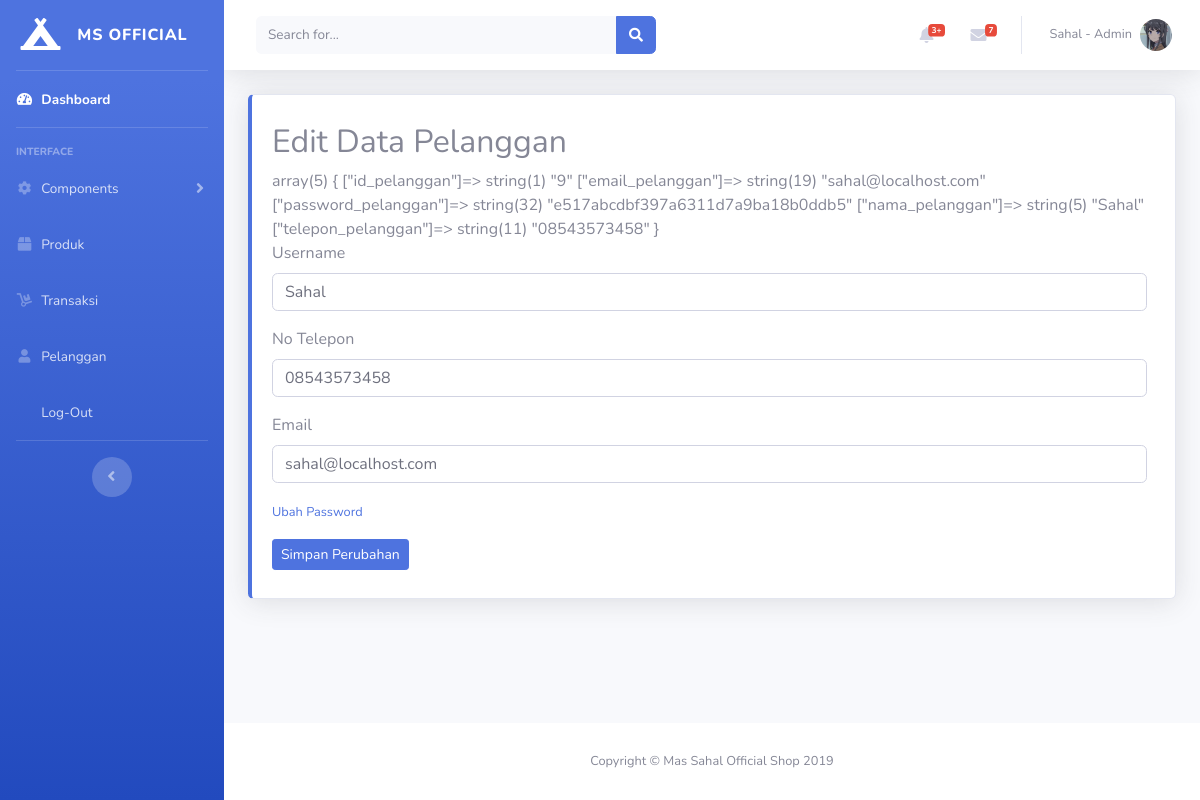
The page /admin/index.php?halaman=edit_pelanggan&id=9 (signed in) on the database its author committed.
### tables this page shows
CREATE TABLE `pelanggan` (
  `id_pelanggan` int(11) NOT NULL,
  `email_pelanggan` varchar(100) NOT NULL,
  `password_pelanggan` varchar(100) NOT NULL,
  `nama_pelanggan` varchar(100) NOT NULL,
  `telepon_pelanggan` varchar(25) NOT NULL
);

### admin/page/edit_pelanggan.php (the view, shortened to what this page needs)
<div class="row">
    <div class="col-12 mb-4">
      <div class="card border-left-primary shadow h-100 py-2">
        <div class="card-body">
          <div class="row no-gutters align-items-center">
            <div class="col mr-2">
                <h2>Edit Data Pelanggan</h2>
                <?php
                $id = $_GET['id'];
                $ubah = $koneksi->query("SELECT * FROM pelanggan WHERE id_pelanggan='$id'");
                $data = $ubah->fetch_assoc();
                var_dump($data);
                ?>
                <form method="post">
                    <div class="form-group">
                      <label for="username">Username</label>
                      <input type="text" name="username" id="username" class="form-control" value="<?= $data['nama_pelanggan'];?>" aria-describedby="helpId">
                    </div>
                    <div class="form-group">
                      <label for="telepon">No Telepon</label>
                      <input type="number" name="telepon" id="telepon" class="form-control" value="<?= $data['telepon_pelanggan'];?>" aria-describedby="helpId">
                    </div>
                    <div class="form-group">
                      <label for="email">Email</label>
                      <input type="email" name="email" id="email" class="form-control" value="<?= $data['email_pelanggan'];?>" aria-describedby="helpId">
                    </div>
                    <div class="form-group">
                      <small><a href="#" data-toggle="modal" data-target="#ubahPassword">Ubah Password</a></small>
                    </div>
                    <input name="update" id="update" class="btn btn-sm btn-primary" type="submit" value="Simpan Perubahan">
                </form>
            </div>
          </div>
        </div>
      </div>
    </div>
</div>

### rows shown on the page
pelanggan: username "Sahal", telepon "08543573458", email "sahal@localhost.com"
